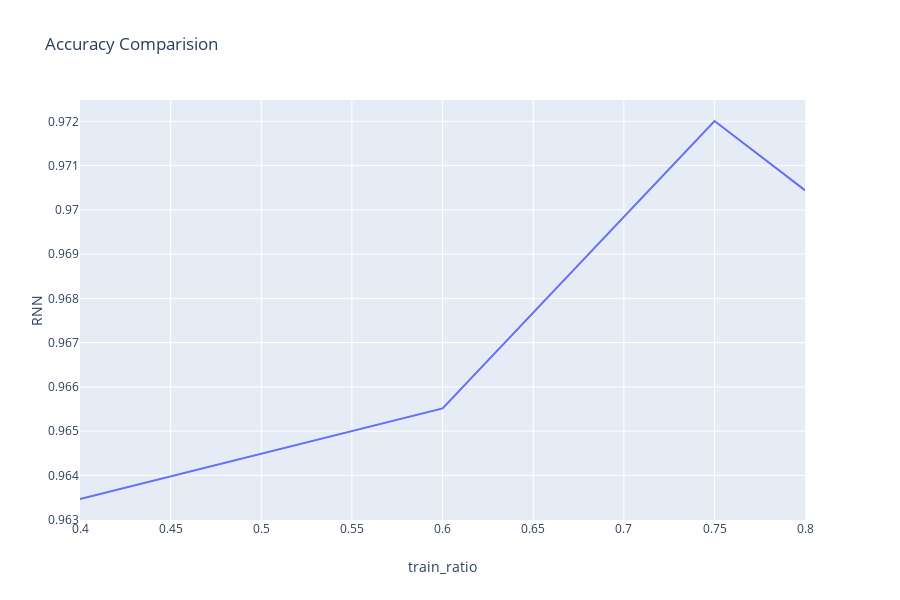

The notebook cell saved with this chart:
### Code cell
fig = px.line(df, x = 'train_ratio', y = 'RNN', title='Accuracy Comparision')
#fig = px.line(df, x = 'train_ratio', y = 'CNN', title='Accuracy Comparision')

fig.show()

### Figure 1 — Plotly figure (JSON) as saved in the notebook; plotly's stock layout.template omitted (floating-point values rounded to 4 significant figures)
{"data": [{"hoverlabel": {"namelength": 0}, "hovertemplate": "train_ratio=%{x}<br>RNN=%{y}", "legendgroup": "", "line": {"color": "#636efa", "dash": "solid"}, "mode": "lines", "name": "", "showlegend": false, "type": "scatter", "x": [0.4, 0.6, 0.75, 0.8], "xaxis": "x", "y": [0.9635, 0.9655, 0.972, 0.9704], "yaxis": "y"}], "layout": {"height": 600, "legend": {"tracegroupgap": 0}, "title": {"text": "Accuracy Comparision"}, "xaxis": {"anchor": "y", "domain": [0, 0.98], "title": {"text": "train_ratio"}}, "yaxis": {"anchor": "x", "domain": [0, 1], "title": {"text": "RNN"}}}}
